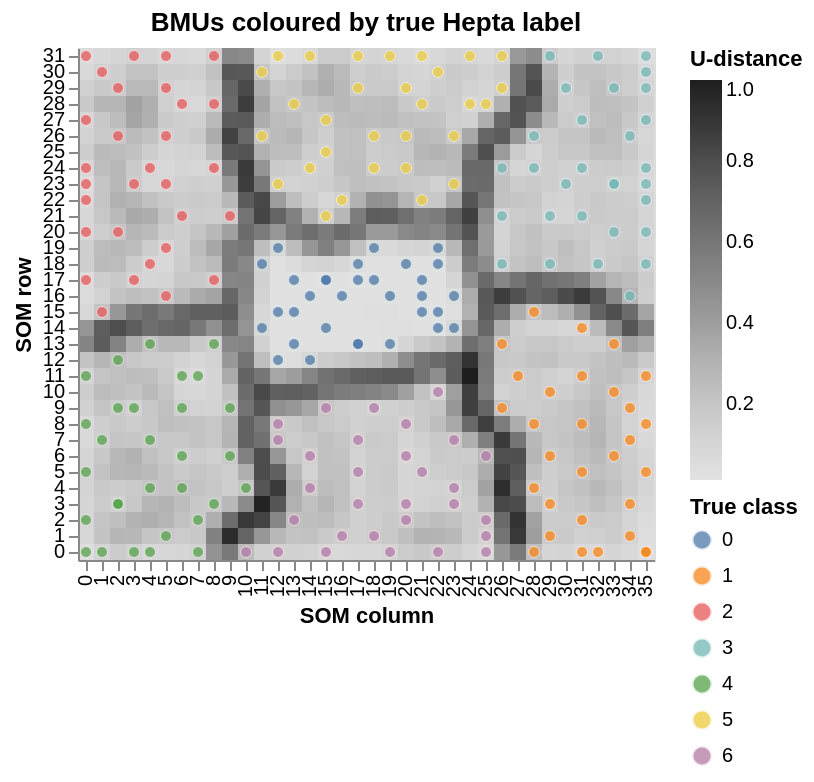

Notebook cell for this chart:
### Markdown cell above
## 5  BMU indices

`bmu_indices(data)` returns the (row, col) grid position of the Best Matching
Unit for every sample.  Overlaying BMUs on the U-matrix — coloured by true
class — shows how the 7 Hepta clusters map onto the SOM topology.

### Code cell
bmus = som.bmu_indices(data_z)
print(f"BMU indices shape : {bmus.shape}  (n_samples, 2)")
print(f"Sample 0  → SOM node ({bmus[0, 0]}, {bmus[0, 1]})")

bmu_df = pd.DataFrame({
    "col": bmus[:, 1],
    "row": bmus[:, 0],
    "class": true_labels.astype(str),
})

base = plot_grid_heatmap(u, "BMUs coloured by true Hepta label",
                    scheme="greys", value_name="U-distance", cell_pixels=8.0)

scatter = (
    alt.Chart(bmu_df).mark_circle(size=30, opacity=0.75, stroke="white", strokeWidth=0.4)
    .encode(
        x=alt.X("col:O", sort=None),
        y=alt.Y("row:O", sort="descending"),
        color=alt.Color("class:N",
                        scale=alt.Scale(scheme="tableau10"),
                        legend=alt.Legend(title="True class")),
        tooltip=["col", "row", "class"],
    )
)

alt.layer(base, scatter)

### Figure 1 — Vega-Lite specification as saved in the notebook (floating-point values rounded to 4 significant figures; data arrays with more than 128 entries replaced by an {"elided": "..."} marker saying what was removed)
{"config": {"view": {"continuousWidth": 300, "continuousHeight": 300}}, "layer": [{"data": {"name": "data-fd4db192e25d2e278859f859a15a36c6"}, "mark": {"type": "rect"}, "encoding": {"color": {"field": "U-distance", "legend": {"title": "U-distance"}, "scale": {"scheme": "greys"}, "type": "quantitative"}, "tooltip": [{"field": "col", "type": "quantitative"}, {"field": "row", "type": "quantitative"}, {"field": "U-distance", "format": ".4f", "type": "quantitative"}], "x": {"field": "col", "sort": null, "title": "SOM column", "type": "ordinal"}, "y": {"field": "row", "sort": "descending", "title": "SOM row", "type": "ordinal"}}, "title": "BMUs coloured by true Hepta label"}, {"data": {"name": "data-6cf0b3c8f6e42e5804d11b477f965674"}, "mark": {"type": "circle", "opacity": 0.75, "size": 30, "stroke": "white", "strokeWidth": 0.4}, "encoding": {"color": {"field": "class", "legend": {"title": "True class"}, "scale": {"scheme": "tableau10"}, "type": "nominal"}, "tooltip": [{"field": "col", "type": "quantitative"}, {"field": "row", "type": "quantitative"}, {"field": "class", "type": "nominal"}], "x": {"field": "col", "sort": null, "type": "ordinal"}, "y": {"field": "row", "sort": "descending", "type": "ordinal"}}}], "height": {"step": 8.0}, "width": {"step": 8.0}, "$schema": "https://vega.github.io/schema/vega-lite/v6.4.1.json", "datasets": {"data-fd4db192e25d2e278859f859a15a36c6": {"elided": "1152 records"}, "data-6cf0b3c8f6e42e5804d11b477f965674": {"elided": "212 records"}}}
